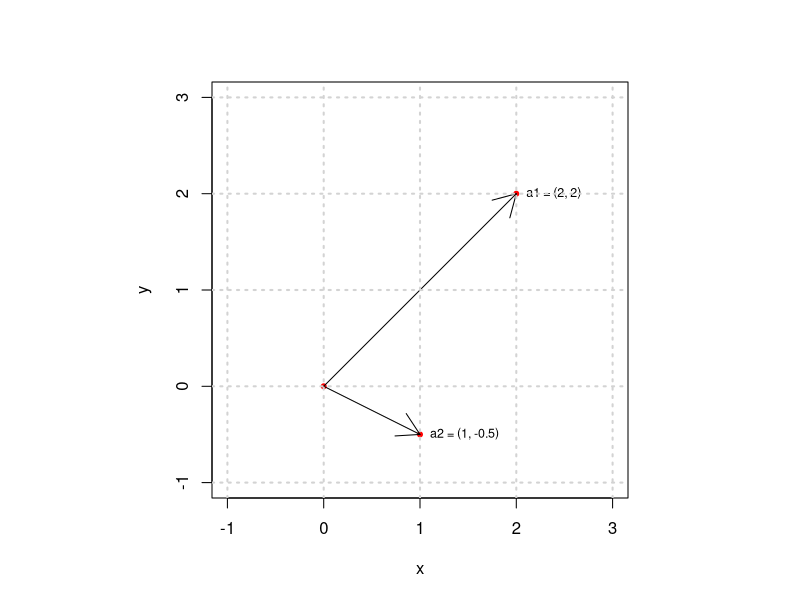
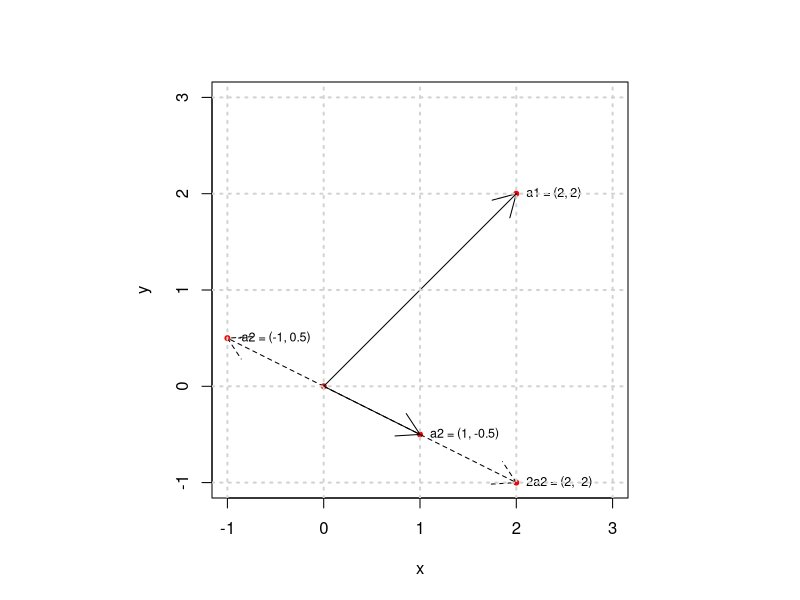
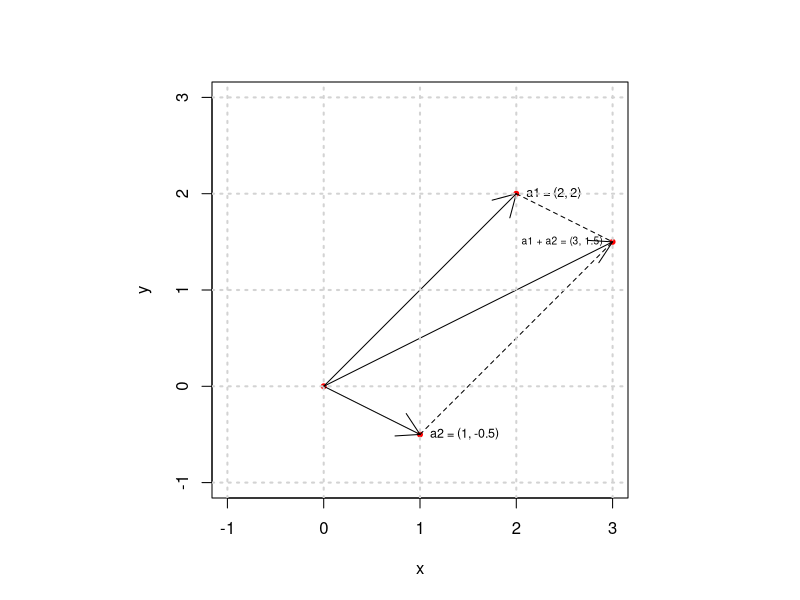
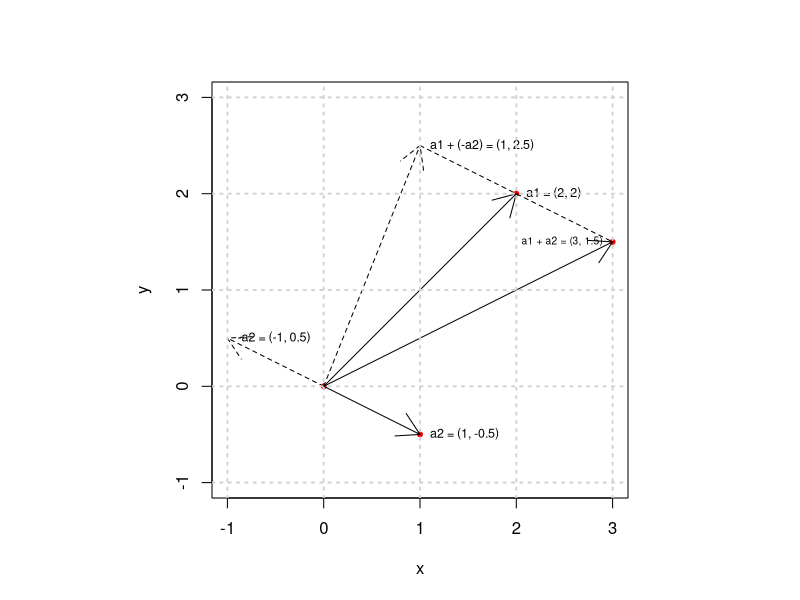
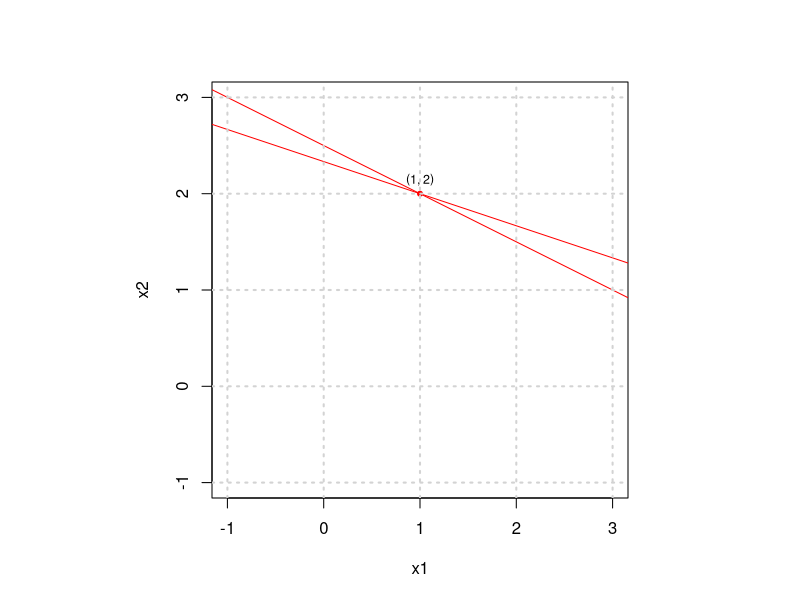
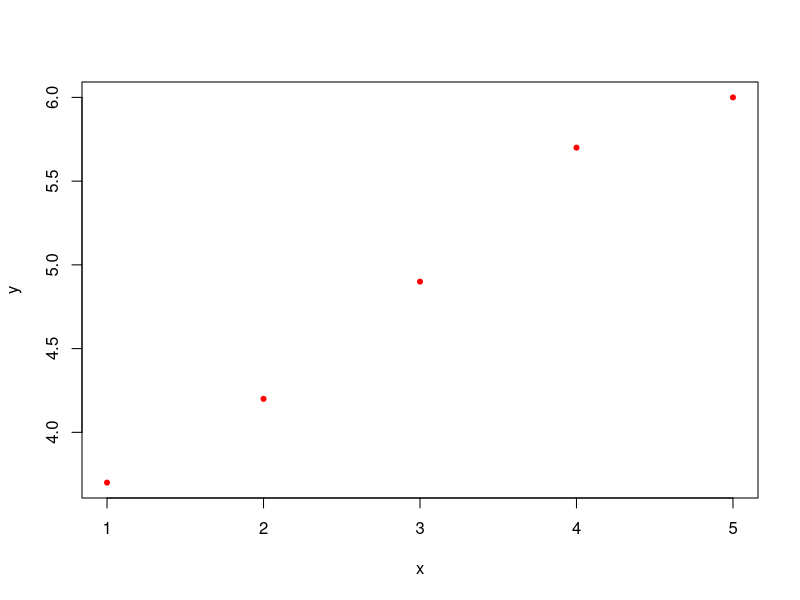
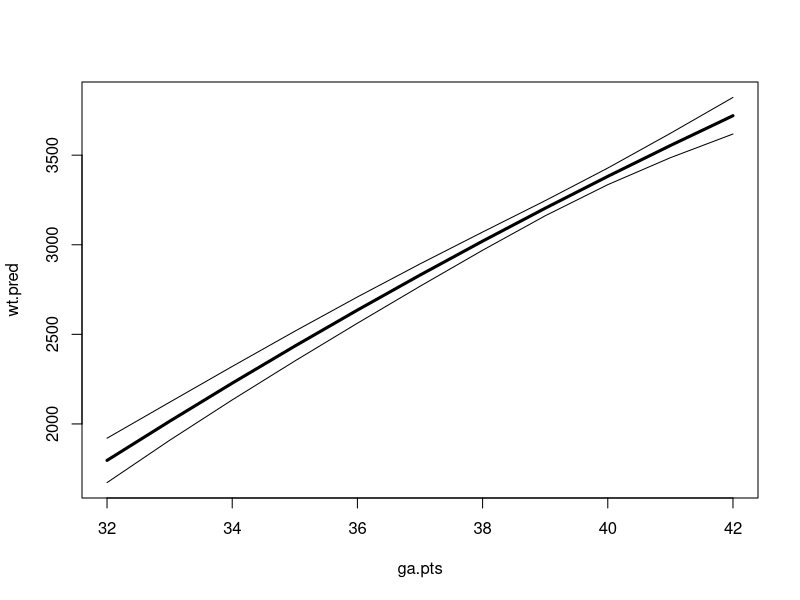
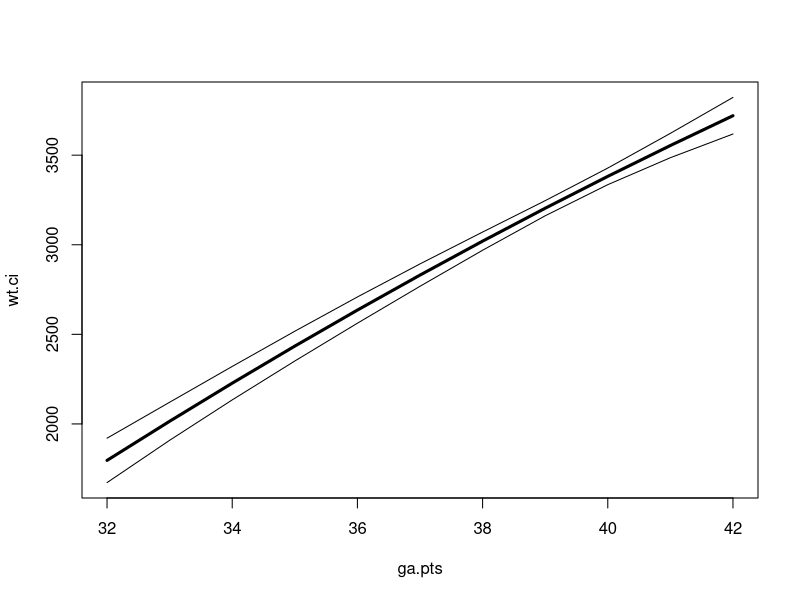

These charts were generated, in order, by the following R code:
## ---- chunk 1
par(pty = "s")
x <- c(0, 2, 1)
y <- c(0, 2, -0.5)
plot(x, y, pch = 20, col = "red",
     xlim=c(-1, 3), ylim = c(-1, 3))
arrows(0, 0, 2, 2)
arrows(0, 0, 1, -0.5)
text(2, 2, "a1 = (2, 2)", pos = 4, cex = 0.75)
text(1, -0.5, "a2 = (1, -0.5)", pos = 4, cex = 0.75)
grid(lwd = 2)
par(pty = "m")
## ---- chunk 2
a <- c(1, 3, 2) 
a
## ---- chunk 3
t(a)
## ---- chunk 4
par(pty = "s")
x <- c(0, 2, 1, 2, -1)
y <- c(0, 2, -0.5, -1, 0.5)
plot(x, y, pch = 20, col = "red",
     xlim=c(-1, 3), ylim = c(-1, 3))
arrows(0, 0, 2, 2)
arrows(0, 0, 1, -0.5)
text(2, 2, "a1 = (2, 2)", pos = 4, cex = 0.75)
text(1, -0.5, "a2 = (1, -0.5)", pos = 4, cex = 0.75)
arrows(0, 0, 2, -1, lty = 2)
arrows(0, 0, -1, 0.5, lty = 2)
text(2, -1, "2a2 = (2, -2)", pos = 4, cex = 0.75)
text(-1, 0.5, "-a2 = (-1, 0.5)", pos = 4, cex = 0.75)
grid(lwd = 2)
par(pty = "m")
## ---- chunk 5
7*a
## ---- chunk 6
par(pty = "s")
x <- c(0, 2, 1, 3)
y <- c(0, 2, -0.5, 1.5)
plot(x, y, pch = 20, col = "red",
     xlim=c(-1, 3), ylim = c(-1, 3))
arrows(0, 0, 2, 2)
arrows(0, 0, 1, -0.5)
text(2, 2, "a1 = (2, 2)", pos = 4, cex = 0.75)
text(1, -0.5, "a2 = (1, -0.5)", pos = 4, cex = 0.75)
arrows(0, 0, 3, 1.5, lty = 1)
text(3, 1.5, "a1 + a2 = (3, 1.5)", pos = 2, cex = 0.6125)
segments(2, 2, 3, 1.5, lty = 2)
segments(1, -0.5, 3, 1.5, lty = 2)
grid(lwd = 2)
par(pty = "m")
## ---- chunk 7
par(pty = "s")
x <- c(0, 2, 1, 3)
y <- c(0, 2, -0.5, 1.5)
plot(x, y, pch = 20, col = "red",
     xlim=c(-1, 3), ylim = c(-1, 3))
arrows(0, 0, 2, 2)
text(2, 2, "a1 = (2, 2)", pos = 4, cex = 0.75)
arrows(0, 0, 1, -0.5)
text(1, -0.5, "a2 = (1, -0.5)", pos = 4, cex = 0.75)
arrows(0, 0, -1, 0.5, lty = 2)
text(-1, 0.5, "-a2 = (-1, 0.5)", pos = 4, cex = 0.75)
arrows(0, 0, 3, 1.5, lty = 1)
text(3, 1.5, "a1 + a2 = (3, 1.5)", pos = 2, cex = 0.6125)
arrows(0, 0, 1, 2.5, lty = 2)
text(1, 2.5, "a1 + (-a2) = (1, 2.5)", pos = 4, cex = 0.75)
segments(1, 2.5 , 3, 1.5, lty = 2)
grid(lwd = 2)
par(pty = "m")
## ---- chunk 8
a <- c(1, 3, 2)
b <- c(2, 8, 9)
a + b
## ---- chunk 9
sum(a*b)
## ---- chunk 10
sqrt(sum(a*a))
## ---- chunk 11
rep(0, 5)
rep(1, 5)
## ---- chunk 12
v1 <- c(1, 1)
v2 <- c(-1, 1)
sum(v1*v2)
## ---- chunk 13
A <- matrix(c(1, 3, 2, 2, 8, 9), ncol = 3) 
A
## ---- chunk 14
A2 <- matrix(c(1, 3, 2, 2, 8, 9), ncol = 3, byrow = TRUE)
A2
## ---- chunk 15
7*A
## ---- chunk 16
t(A)
## ---- chunk 17
B <- matrix(c(5, 8, 3, 4, 2, 7), ncol = 3, byrow = T)
A + B
## ---- chunk 18
A %*% a
## ---- chunk 19
A*a
## ---- chunk 20
A <- matrix(c(1, 3, 2, 2, 8, 9), ncol = 2)
B <- matrix(c(5, 8, 4, 2), ncol = 2)
A %*% B
## ---- chunk 21
matrix(0, nrow = 2, ncol = 3)
matrix(1, nrow = 2, ncol = 3)
## ---- chunk 22
diag(c(1, 2, 3))
diag(1, 3)
## ---- chunk 23
diag(diag(c(1, 2, 3)))
diag(A)
## ---- chunk 24
A <- matrix(c(1, 3, 2, 4), ncol = 2, byrow = TRUE) 
A
#M2 <- matrix(c(-2, 1.5, 1, -0.5), ncol = 2, byrow = T) 
B <- solve(A)
B
A %*% B
## ---- chunk 25
par(pty = "s")
x1 <- c(1)
x2 <- c(2)
plot(x1, x2, pch = 20, col = "red",
     xlim=c(-1, 3), ylim = c(-1, 3))
abline(7/3, -1/3, col = "red")
abline(10/4, -2/4, col = "red")
text(1, 2, "(1, 2)", pos = 3, cex = 0.75)
grid(lwd = 2)
par(pty = "m")
## ---- chunk 26
A <- matrix(c(1, 2, 3, 4), ncol = 2) 
b <- c(7, 10)
x <- solve(A) %*% b
x
## ---- chunk 27
solve(A, b)
## ---- chunk 28
library(MASS)
(A <- rbind(c(1, 3, 2), c(2, 8, 9)))
ginv(A)
A %*% ginv(A)
ginv(A) %*% A
A %*% ginv(A) %*% A
## ---- chunk 29
A <- matrix(c(2, 2, 3, 3, 5, 9, 5, 6, 7), ncol = 3) 
A
## ---- chunk 30
AB <- cbind(A, diag(c(1, 1, 1)))
AB
## ---- chunk 31
AB[1, ] <- AB[1, ]/AB[1, 1]
AB[2, ] <- AB[2, ] - 2*AB[1, ]
AB[3, ] <- AB[3, ] - 3*AB[1, ]
AB
## ---- chunk 32
AB[2, ] <- AB[2, ]/AB[2, 2]
AB[3, ] <- AB[3, ] - 4.5*AB[2, ]
## ---- chunk 33
AB[3, ] <- AB[3, ]/AB[3, 3]
AB
## ---- chunk 34
AB[2, ] <- AB[2, ] - 0.5*AB[3, ]                   
AB[1, ] <- AB[1, ] - 2.5*AB[3, ]
AB
AB[1, ] <- AB[1, ] - 1.5*AB[2, ]
AB
## ---- chunk 35
B <- AB[ , 4:6]
A %*% B
## ---- chunk 36
x <- 1:5
y <- c(3.7, 4.2, 4.9, 5.7, 6.0)
plot(x, y, pch = 20, col = "red")
## ---- chunk 37
y <- c(3.7, 4.2, 4.9, 5.7, 6.0)
y
x <- 1:5
X <- cbind(rep(1, 5), x)
X
beta.hat <- solve(t(X) %*% X) %*% t(X) %*% y
beta.hat
## ---- chunk 38
library(Epi)
ci.mat()
ci.mat(alpha = 0.1)
## ---- chunk 39
beta <- c(1.83, 2.38)
se <- c(0.32, 1.57)
cbind(beta, se) %*% ci.mat()
cbind(beta, se) %*% ci.mat(0.1)
## ---- chunk 40
data(births)
str(births)
ma <- lm(bweight ~ gestwks + I(gestwks^2), data = births)
(beta <- coef(ma))
(cova <- vcov(ma))
## ---- chunk 41
ga.pts <- 32:42
G <- cbind(1, ga.pts, ga.pts^2)
wt.eff <- G %*% beta
sd.eff <- sqrt(diag(G %*% cova %*% t(G)))
wt.pred <- cbind(wt.eff, sd.eff) %*% ci.mat()
matplot(ga.pts, wt.pred, type = "l", lwd = c(3, 1, 1), col = "black", lty = 1)
## ---- chunk 42
wt.ci <- ci.lin(ma, ctr.mat = G)[, c(1, 5, 6)]
matplot(ga.pts, wt.ci, type = "l", lty = 1, lwd = c(3, 1, 1), col = "black")
## ---- chunk 43
ma2 <- lm(bweight ~ gestwks + I(gestwks^2) + matage + I(matage^2), data = births)
ci.lin(ma2)
## ---- chunk 44
ma.ref <- 35
ma.pts <- 20:45
M <- cbind(ma.pts, ma.pts^2)
M.ref <- cbind(ma.ref, ma.ref^2)
## ---- chunk 45
bw.ga <- ci.lin(ma2, ctr.mat = cbind(G, M.ref[rep(1, nrow(G)), ]))[ , c(1,5,6)]
matplot( ga.pts, bw.ga, type = "l", lty = 1, lwd = c(2, 1, 1), col = "black")
## ---- chunk 46
bw.ma <- ci.lin(ma2, subset = "matage", ctr.mat = M - M.ref[rep(1, nrow(M)), ])[ , c(1, 5, 6)]
matplot(ma.pts, bw.ma, type = "l", lty = 1, lwd = c(2, 1, 1), col = "black")
## ---- chunk 47
FF <- factor(rep(1:3, each = 2))
(X <- model.matrix(~FF))
(A <- model.matrix(~FF - 1))
library(MASS)
ginv(A) %*% X
